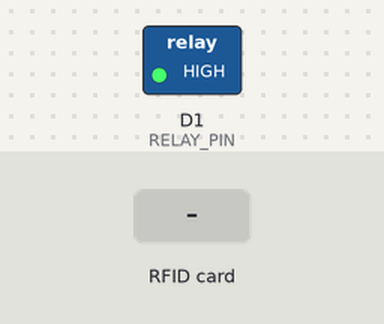
The sketch below on a simulated ESP8266 (NodeMCU). On the bench: switched loads named in the sketch (green lamp = pin HIGH). Inputs (shaded band) come from the test bench. What the sketch prints to the serial monitor is not drawn.

Above: at 1.2 s.
1.3 s: RFID card C3 9E 39 10 held to the reader
2.9 s: RFID card 5E 7A 19 C4 held to the reader
Timing chart, 0 to 5.9 s (numbered marks = the images above; inputs shaded):
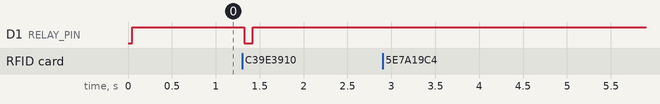

Measured:
- after the input at 1.3 s, D1 (RELAY_PIN): HIGH → LOW at once, → HIGH 0.10 s later
- after the input at 2.9 s, every drawn part: stays the same

The sketch:

EKTP-PC.ino
```cpp
#include <SPI.h>
#include <MFRC522.h>

#define RST_PIN D3  // Pin RST pada D3
#define SS_PIN D4   // Pin SDA pada D4
#define RELAY_PIN D1 // Pin Relay pada D1

MFRC522 rfid(SS_PIN, RST_PIN); // Mendefinisikan object MFRC522

// UID yang diharapkan
byte knownUID[] = {0xC3, 0x9E, 0x39, 0x10};

void setup() {
  Serial.begin(9600);  // Memulai komunikasi serial
  while (!Serial) {
    ; // Tunggu hingga serial siap
  }

  Serial.println("Inisialisasi SPI...");
  SPI.begin();         // Memulai SPI bus
  Serial.println("Inisialisasi RFID...");
  rfid.PCD_Init();     // Menginisialisasi RFID reader

  Serial.println("Tempatkan kartu atau tag RFID Anda di dekat pembaca...");

  // Inisialisasi pin relay sebagai output
  pinMode(RELAY_PIN, OUTPUT);
  digitalWrite(RELAY_PIN, HIGH); // Memastikan relay mati di awal (HIGH untuk mati)
}

void loop() {
  // Periksa apakah ada kartu yang hadir
  if (!rfid.PICC_IsNewCardPresent()) {
    return;
  }

  // Pilih satu kartu
  if (!rfid.PICC_ReadCardSerial()) {
    return;
  }

  // Baca UID kartu
  Serial.print("UID kartu: ");
  bool match = true;
  for (byte i = 0; i < rfid.uid.size; i++) {
    Serial.print(rfid.uid.uidByte[i] < 0x10 ? " 0" : " ");
    Serial.print(rfid.uid.uidByte[i], HEX);
    if (rfid.uid.uidByte[i] != knownUID[i]) {
      match = false;
    }
  }
  Serial.println();

  // Jika UID sesuai dengan yang diharapkan, nyalakan relay
  if (match) {
    Serial.println("Kartu dikenali, menyalakan relay selama 0.1 detik.");
    digitalWrite(RELAY_PIN, LOW); // Nyalakan relay (LOW untuk menyala)
    delay(100);                  // Tunggu selama 0.1 detik
    digitalWrite(RELAY_PIN, HIGH); // Matikan relay (HIGH untuk mati)
  }

  // Halt PICC
  rfid.PICC_HaltA();
  // Stop encryption on PCD
  rfid.PCD_StopCrypto1();
}
```
